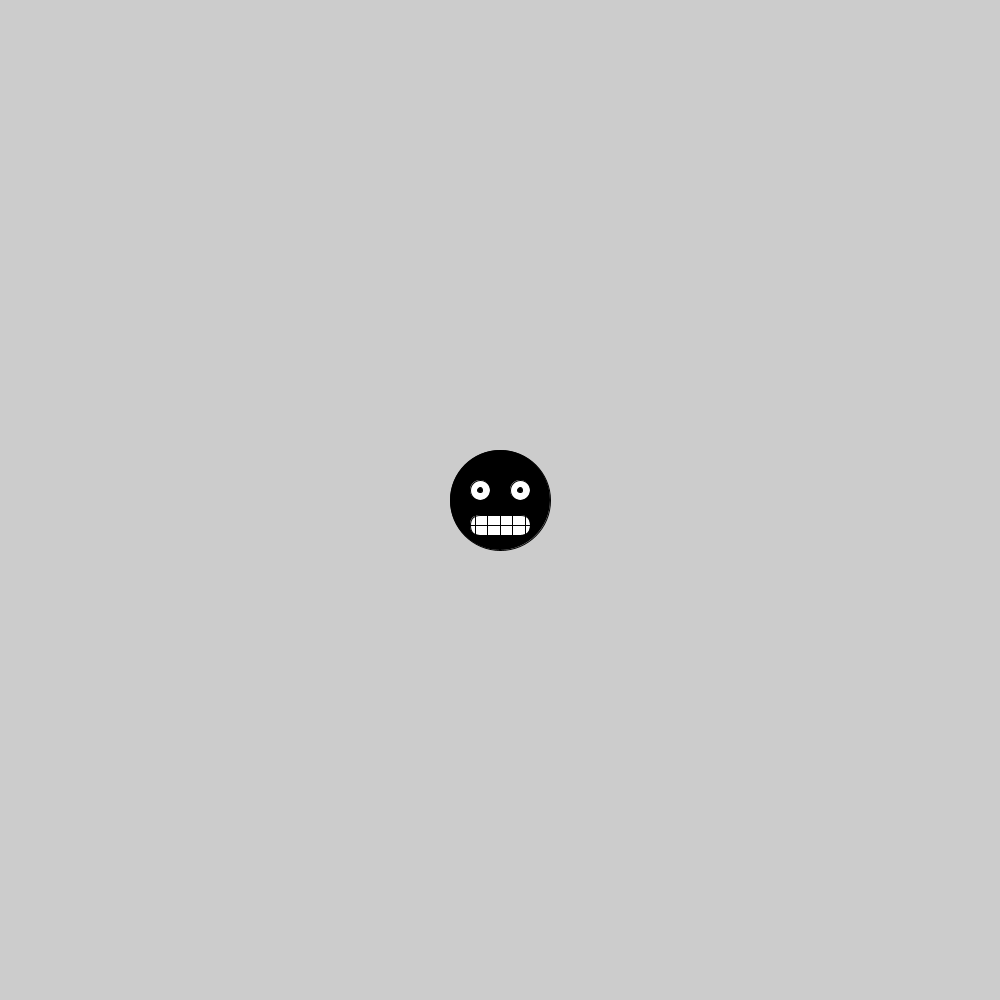
Frame 1 (no input)
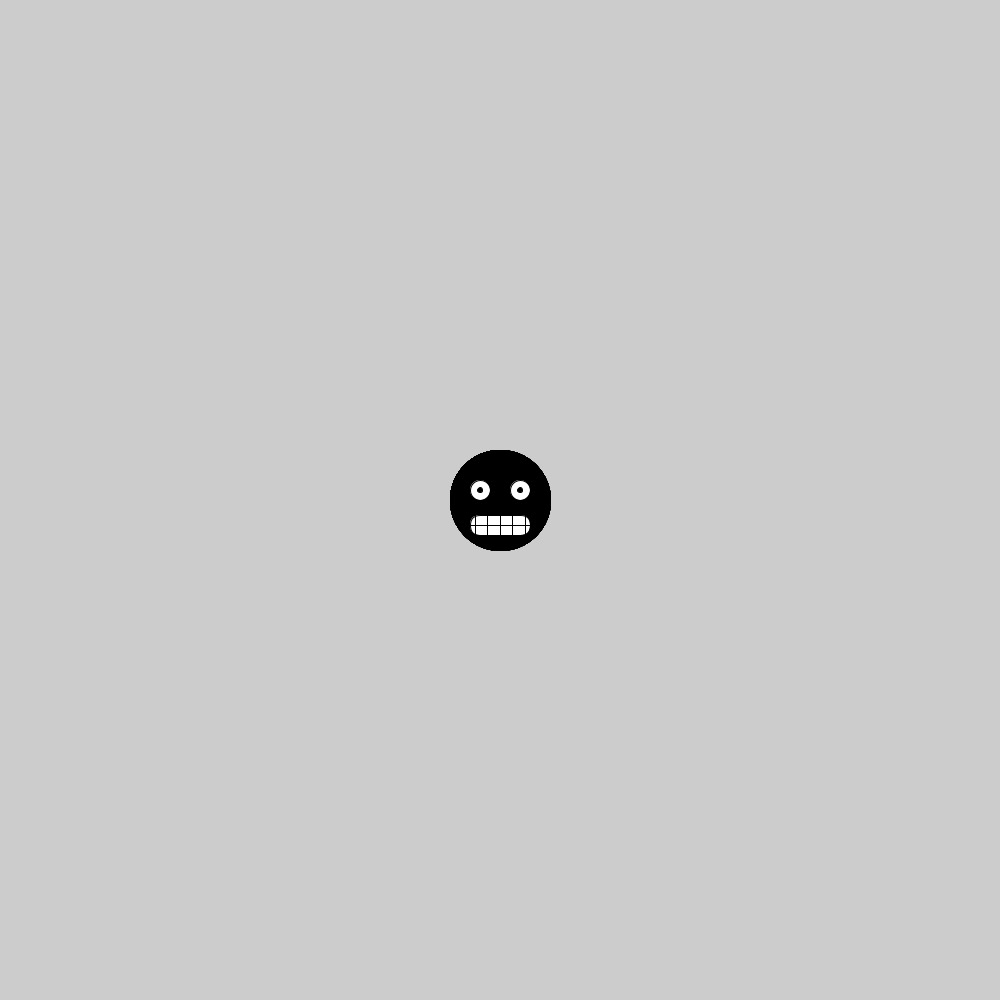
Frame 60 (the mouse pressed at the canvas centre just before this capture)
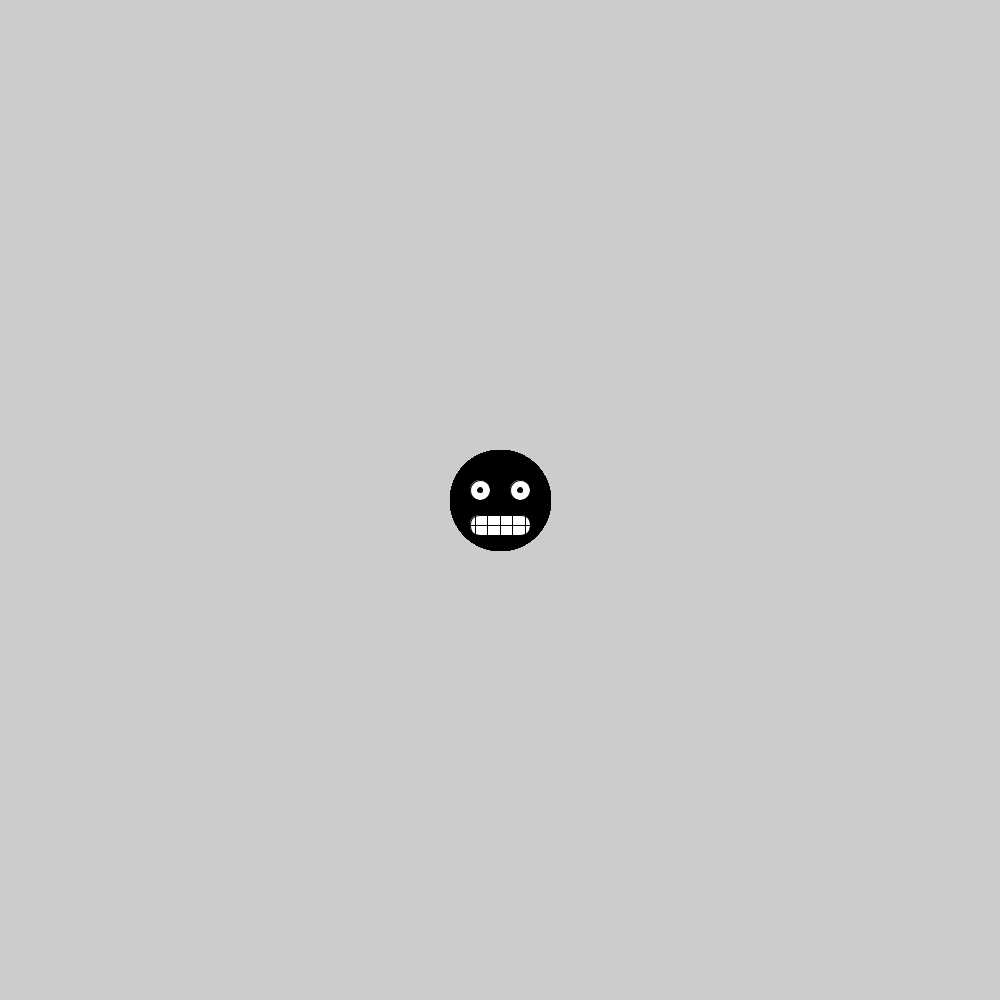
Frame 120 (the mouse held since frame 60 and released just before this capture)

The Processing sketch that drew these frames (run headless with seeded random() and noise(); from frame 60 on, the mouse is pressed at the canvas centre):

// Processing sketch: c_d_1_2
// ── c_d_1_2.pde
float x = 12.5;
void setup(){
  size(1000,1000);
  }
void draw(){
  fill(0);
  ellipse(500,500,100,100);
  fill(255);
  ellipse(480,490,20,20);
  ellipse(520,490,20,20);
  fill(0);
  ellipse(480,490,5,5);
  ellipse(520,490,5,5);
  fill(255);
  rect(470, 515, 60, 20, 30);
  fill(0);
  line(470, 525, 530, 525);
  for (float i = 0; i < 62.5; i = i + 12.5){
    x = i + 475;
    line(x,500,x,540);
  }
}
